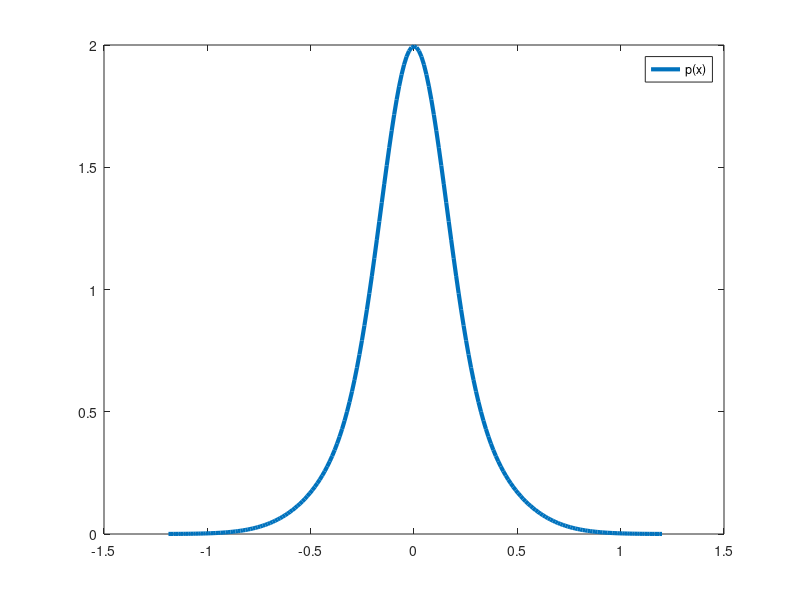
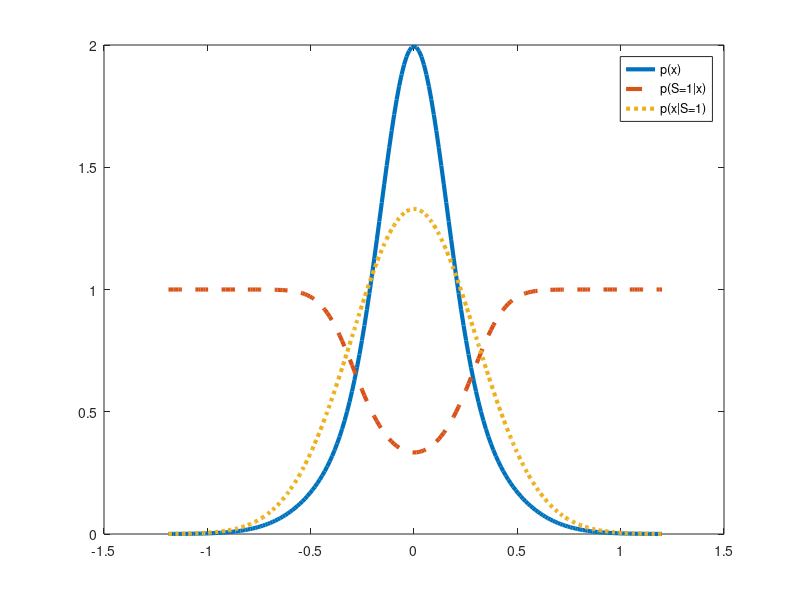
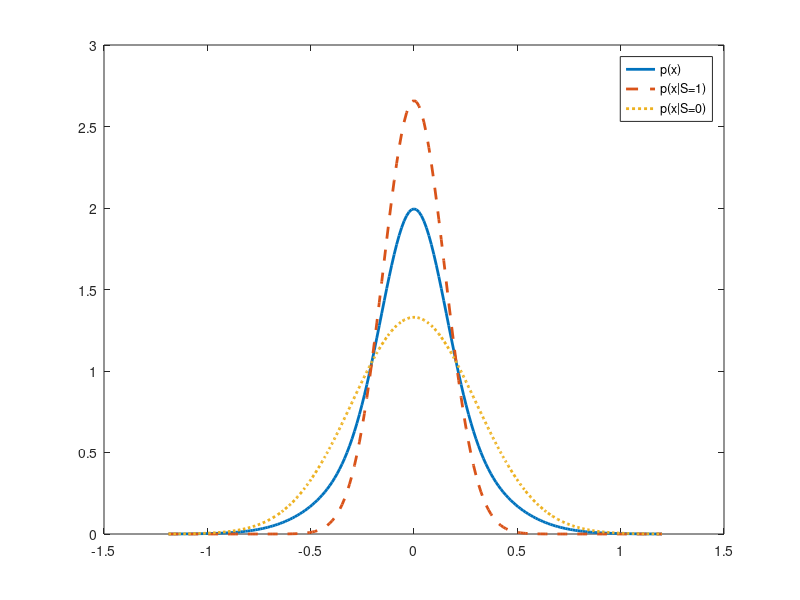
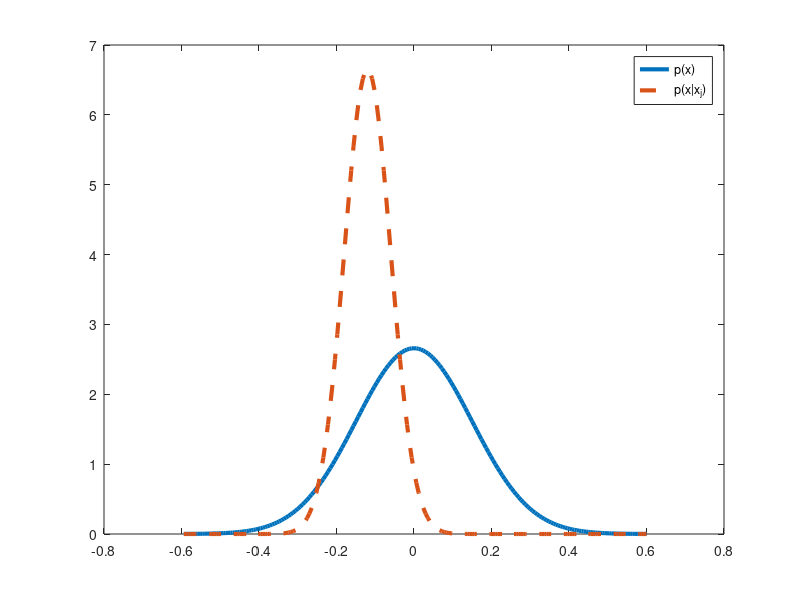

These figures' MATLAB source, in order:
%produce  graphs for distributions in introduction
clear all
close all

a=0.5; %prob of z=1
sig=.15; %s.d. innovation when z=0;
gamma=2; %s.d. multiple of standard deviation when z=1

%%%%%%%%%%%%%%%%%%%%%%%%%%%%%%%%%%%%%%%%%%%%%%%%%%%%%%%%%%%%%%%%%%%%%%%%%%
% mixture distribution
%%%%%%%%%%%%%%%%%%%%%%%%%%%%%%%%%%%%%%%%%%%%%%%%%%%%%%%%%%%%%%%%%%%%%%%%%%

%normal plotter
fy=[];
fx=[];
fr=[];

for j=1:200;
    
    x=-4*(gamma*sig)+j*0.04*(gamma*sig);
    
    fy(j)=a*(1/((sig*(2*pi)^.5)))*exp(-(x^2)/(2*sig^2))+...
        (1-a)*(1/(((gamma*sig)*(2*pi)^.5)))*exp(-(x^2)/(2*(gamma*sig)^2));
    fx(j)=x;
    
    fya(j)=(1/((sig*(2*pi)^.5)))*exp(-(x^2)/(2*sig^2));
    fyb(j)=(1/(((gamma*sig)*(2*pi)^.5)))*exp(-(x^2)/(2*(gamma*sig)^2));
    
    fr(j)=((1-a)*(1/(((gamma*sig)*(2*pi)^.5)))*exp(-(x^2)/(2*(gamma*sig)^2)))/(a*(1/((sig*(2*pi)^.5)))*exp(-(x^2)/(2*sig^2))+(1-a)*(1/(((gamma*sig)*(2*pi)^.5)))*exp(-(x^2)/(2*(gamma*sig)^2)));
%      fr(j)=((1/(((gamma*sig)*(2*pi)^.5)))*exp(-(x^2)/(2*(gamma*sig)^2)))/((1/((sig*(2*pi)^.5)))*exp(-(x^2)/(2*sig^2))+(1/(((gamma*sig)*(2*pi)^.5)))*exp(-(x^2)/(2*(gamma*sig)^2)));
end

figure
plot(fx,fy,'linewidth',3,'linestyle','-');
legend('p(x)');

figure
plot(fx,fy,'linewidth',3,'linestyle','-');
hold on;
plot(fx,fr,'linewidth',3,'linestyle','--');
hold on;
plot(fx,fyb,'linewidth',3,'linestyle',':');
legend('p(x)', 'p(S=1|x)','p(x|S=1)' );

figure
plot(fx,fy,'linewidth',2,'linestyle','-');
hold on;
plot(fx,fya,'linewidth',2,'linestyle','--');
hold on;
plot(fx,fyb,'linewidth',2,'linestyle',':');
legend('p(x)', 'p(x|S=1)', 'p(x|S=0)');
%%
%%%%%%%%%%%%%%%%%%%%%%%%%%%%%%%%%%%%%%%%%%%%%%%%%%%%%%%%%%%%%%%%%%%%%%%%%
%Standard Bayesian updating illustrated
%%%%%%%%%%%%%%%%%%%%%%%%%%%%%%%%%%%%%%%%%%%%%%%%%%%%%%%%%%%%%%%%%%%%%%%%%

%normal plotter
fy=[];
fx=[];
fr=[];
sigeps=.1;
mux=-0.2*sig/(sigeps+sig);

postsig=inv(1/sig + 1/sigeps);

for j=1:200;
    
    x=-4*(sig)+j*0.04*(sig);
    fy(j)=(1/((sig*(2*pi)^.5)))*exp(-(x^2)/(2*sig^2));
    fb(j)=(1/((postsig*(2*pi)^.5)))*exp(-((x-mux)^2)/(2*postsig^2));
        
    fx(j)=x;
    
   
end

figure
plot(fx,fy,'linewidth',3,'linestyle','-');
hold on;
plot(fx,fb,'linewidth',3,'linestyle','--');

legend('p(x)','p(x|x_{j})');

%%
%%%%%%%%%%%%%%%%%%%%%%%%%%%%%%%%%%%%%%%%%%%%%%%%%%%%%%%%%%%%%%%%%%%%%%%%%%
% M-B-D Bayesian updating illustrated
%%%%%%%%%%%%%%%%%%%%%%%%%%%%%%%%%%%%%%%%%%%%%%%%%%%%%%%%%%%%%%%%%%%%%%%%%%

%normal plotter
fy=[];
fx=[];
fr=[];
sigeps=1.5;
g=((gamma*sig)^2)/((gamma*sig)^2+sigeps^2);

mux=-10*(gamma*sig)*g;

postsig=inv(1/(gamma*sig)+1/(sigeps^2));

for j=1:200;
    
    x=-4*(gamma*sig)+j*0.04*(gamma*sig);
    fy(j)=a*(1/((sig*(2*pi)^.5)))*exp(-(x^2)/(2*sig^2))+...
        (1-a)*(1/(((gamma*sig)*(2*pi)^.5)))*exp(-(x^2)/(2*(gamma*sig)^2));
    fx(j)=x;
    
%     fya(j)=(1/((sig*(2*pi)^.5)))*exp(-(x^2)/(2*sig^2));
    fyb(j)=(1/(((gamma*sig)*(2*pi)^.5)))*exp(-(x^2)/(2*(gamma*sig)^2));
    fb(j)=(1/((postsig*(2*pi)^.5)))*exp(-((x-mux)^2)/(2*postsig^2));
    
   
end

figure
plot(fx,fy,'linewidth',3);
legend('p(x)');
% hold on;
% plot(fx,fyb,'linewidth',3,'linestyle','--');
% legend('p(x)','p(x|S)');
hold on
plot(fx,fb,'linewidth',3,'linestyle',':');
% legend('p(x)','p(x|S)','p(x|y,S)');
legend('p(x)','p(x|y,S)');
